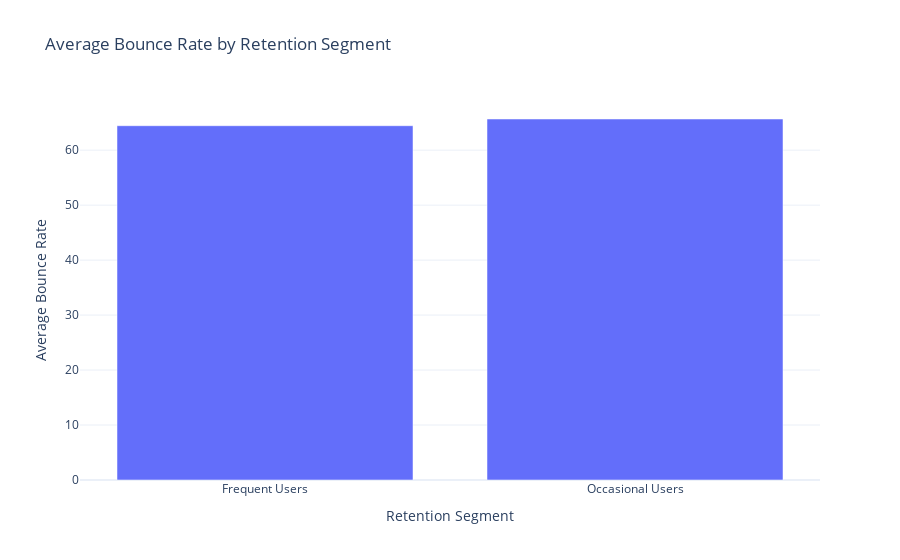

Notebook cell for this chart:
### Markdown cell above
- Now let's have a look at the averaage bounce rate by retention segment

### Code cell
# Calculate the average bounce rate for each retention segment
segment_bounce_rates = data.groupby('Retention Segment')['Bounce Rate'].mean().reset_index()

# Create a bar chart to visulaize the average bounce rates by retention segment
bar_fig = px.bar(segment_bounce_rates, x='Retention Segment', y='Bounce Rate',title='Average Bounce Rate by Retention Segment', labels={'Retention Segent': 'Retention Segment', 'Bounce Rate': 'Average Bounce Rate'})

bar_fig.show()

pio.write_image(bar_fig, './images/image5.png')

### Figure 1 — Plotly figure (JSON) as saved in the notebook; plotly's stock layout.template omitted (floating-point values rounded to 4 significant figures)
{"data": [{"alignmentgroup": "True", "hovertemplate": "Retention Segment=%{x}<br>Average Bounce Rate=%{y}<extra></extra>", "legendgroup": "", "marker": {"color": "#636efa", "pattern": {"shape": ""}}, "name": "", "offsetgroup": "", "orientation": "v", "showlegend": false, "textposition": "auto", "type": "bar", "x": ["Frequent Users", "Occasional Users"], "xaxis": "x", "y": [64.45, 65.67], "yaxis": "y"}], "layout": {"barmode": "relative", "legend": {"tracegroupgap": 0}, "title": {"text": "Average Bounce Rate by Retention Segment"}, "xaxis": {"anchor": "y", "domain": [0, 1], "title": {"text": "Retention Segment"}}, "yaxis": {"anchor": "x", "domain": [0, 1], "title": {"text": "Average Bounce Rate"}}}}
